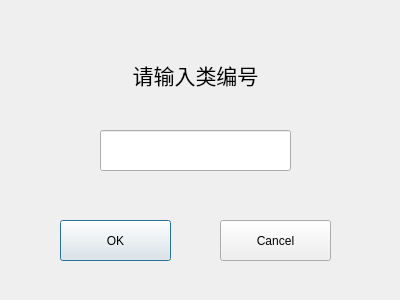
<?xml version="1.0" encoding="UTF-8"?>
<ui version="4.0">
 <class>Object_memberDialog</class>
 <widget class="QDialog" name="Object_memberDialog">
  <property name="geometry">
   <rect>
    <x>0</x>
    <y>0</y>
    <width>400</width>
    <height>300</height>
   </rect>
  </property>
  <property name="windowTitle">
   <string>Dialog</string>
  </property>
  <widget class="QPushButton" name="OKButton">
   <property name="geometry">
    <rect>
     <x>60</x>
     <y>220</y>
     <width>111</width>
     <height>41</height>
    </rect>
   </property>
   <property name="text">
    <string>OK</string>
   </property>
  </widget>
  <widget class="QPushButton" name="CancelButton">
   <property name="geometry">
    <rect>
     <x>220</x>
     <y>220</y>
     <width>111</width>
     <height>41</height>
    </rect>
   </property>
   <property name="text">
    <string>Cancel</string>
   </property>
  </widget>
  <widget class="QLabel" name="label">
   <property name="geometry">
    <rect>
     <x>70</x>
     <y>40</y>
     <width>251</width>
     <height>71</height>
    </rect>
   </property>
   <property name="text">
    <string>&lt;html&gt;&lt;head/&gt;&lt;body&gt;&lt;p align=&quot;center&quot;&gt;&lt;span style=&quot; font-size:16pt;&quot;&gt;请输入类编号&lt;/span&gt;&lt;/p&gt;&lt;/body&gt;&lt;/html&gt;</string>
   </property>
  </widget>
  <widget class="QLineEdit" name="numberLineEdit">
   <property name="geometry">
    <rect>
     <x>100</x>
     <y>130</y>
     <width>191</width>
     <height>41</height>
    </rect>
   </property>
  </widget>
 </widget>
 <resources/>
 <connections/>
</ui>
